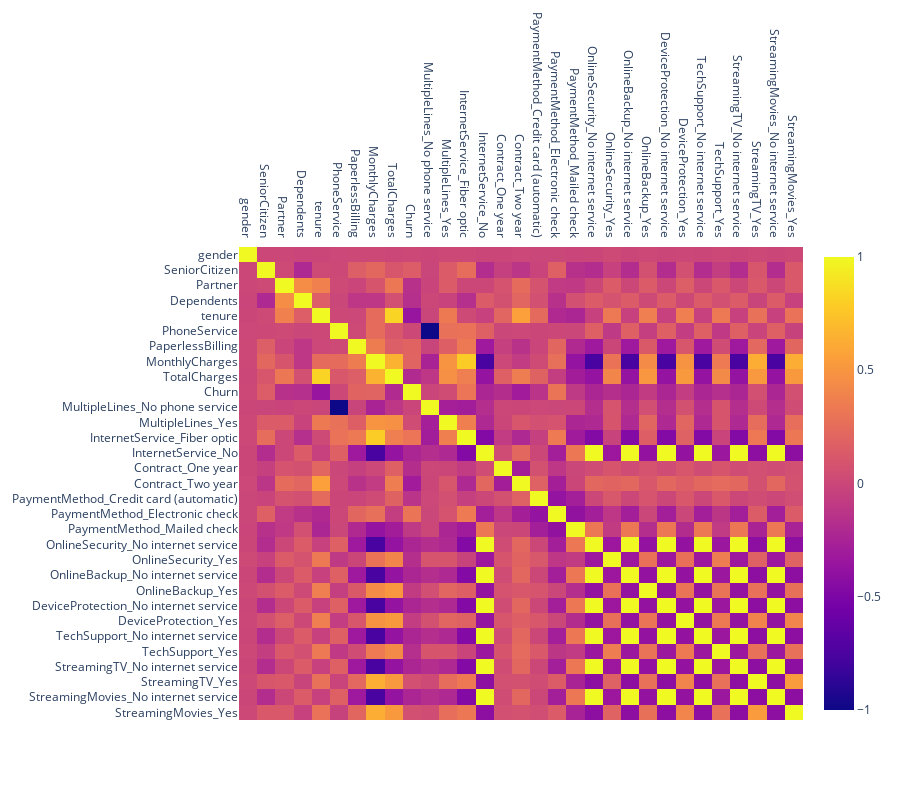

Source (notebook cell):
### Code cell
corr = df.corr()

fig = px.imshow(corr, text_auto=False, aspect="auto", height=800)

fig.update_traces(hovertemplate='Correlation: %{z:.2f}')

fig.update_layout(xaxis_side="top")

fig.show()

### Figure 1 — Plotly figure (JSON) as saved in the notebook; plotly's stock layout.template omitted (floating-point values rounded to 4 significant figures; data arrays with more than 128 entries replaced by an {"elided": "..."} marker saying what was removed)
{"data": [{"coloraxis": "coloraxis", "hovertemplate": "Correlation: %{z:.2f}", "name": "0", "type": "heatmap", "x": ["gender", "SeniorCitizen", "Partner", "Dependents", "tenure", "PhoneService", "PaperlessBilling", "MonthlyCharges", "TotalCharges", "Churn", "MultipleLines_No phone service", "MultipleLines_Yes", "InternetService_Fiber optic", "InternetService_No", "Contract_One year", "Contract_Two year", "PaymentMethod_Credit card (automatic)", "PaymentMethod_Electronic check", "PaymentMethod_Mailed check", "OnlineSecurity_No internet service", "OnlineSecurity_Yes", "OnlineBackup_No internet service", "OnlineBackup_Yes", "DeviceProtection_No internet service", "DeviceProtection_Yes", "TechSupport_No internet service", "TechSupport_Yes", "StreamingTV_No internet service", "StreamingTV_Yes", "StreamingMovies_No internet service", "StreamingMovies_Yes"], "xaxis": "x", "y": ["gender", "SeniorCitizen", "Partner", "Dependents", "tenure", "PhoneService", "PaperlessBilling", "MonthlyCharges", "TotalCharges", "Churn", "MultipleLines_No phone service", "MultipleLines_Yes", "InternetService_Fiber optic", "InternetService_No", "Contract_One year", "Contract_Two year", "PaymentMethod_Credit card (automatic)", "PaymentMethod_Electronic check", "PaymentMethod_Mailed check", "OnlineSecurity_No internet service", "OnlineSecurity_Yes", "OnlineBackup_No internet service", "OnlineBackup_Yes", "DeviceProtection_No internet service", "DeviceProtection_Yes", "TechSupport_No internet service", "TechSupport_Yes", "StreamingTV_No internet service", "StreamingTV_Yes", "StreamingMovies_No internet service", "StreamingMovies_Yes"], "yaxis": "y", "z": {"elided": "31x31 float values"}}], "layout": {"coloraxis": {"colorscale": [[0, "#0d0887"], [0.1111, "#46039f"], [0.2222, "#7201a8"], [0.3333, "#9c179e"], [0.4444, "#bd3786"], [0.5556, "#d8576b"], [0.6667, "#ed7953"], [0.7778, "#fb9f3a"], [0.8889, "#fdca26"], [1, "#f0f921"]]}, "height": 800, "margin": {"t": 60}, "xaxis": {"anchor": "y", "domain": [0, 1], "side": "top"}, "yaxis": {"anchor": "x", "autorange": "reversed", "domain": [0, 1]}}}
